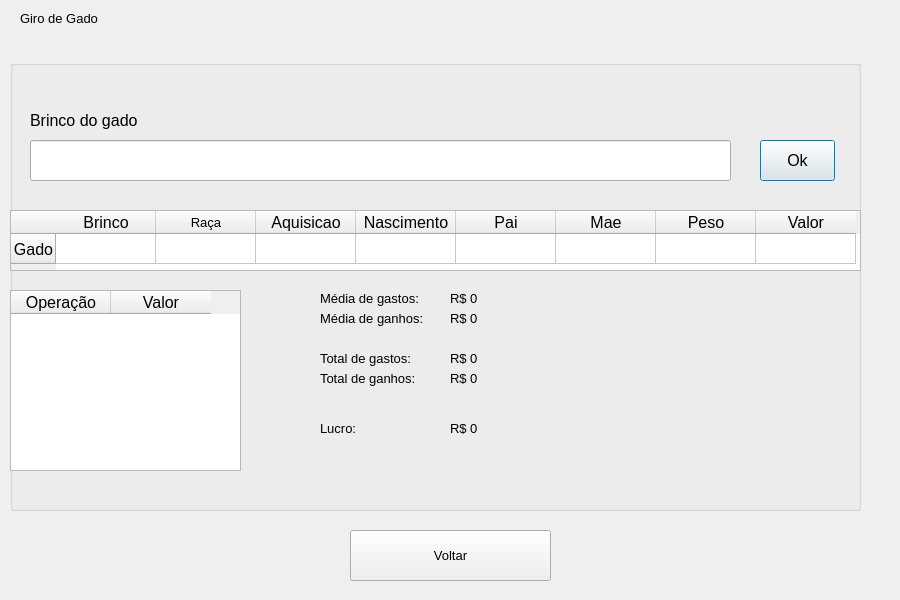
<?xml version="1.0" encoding="UTF-8"?>
<ui version="4.0">
 <class>CattleConsultScreen</class>
 <widget class="QDialog" name="CattleConsultScreen">
  <property name="geometry">
   <rect>
    <x>0</x>
    <y>0</y>
    <width>900</width>
    <height>600</height>
   </rect>
  </property>
  <property name="font">
   <font>
    <pointsize>10</pointsize>
   </font>
  </property>
  <property name="windowTitle">
   <string>Dialog</string>
  </property>
  <widget class="QLabel" name="labelTitle">
   <property name="geometry">
    <rect>
     <x>20</x>
     <y>10</y>
     <width>101</width>
     <height>16</height>
    </rect>
   </property>
   <property name="font">
    <font>
     <pointsize>10</pointsize>
    </font>
   </property>
   <property name="text">
    <string>Giro de Gado</string>
   </property>
  </widget>
  <widget class="QGroupBox" name="groupBox">
   <property name="geometry">
    <rect>
     <x>10</x>
     <y>60</y>
     <width>851</width>
     <height>451</height>
    </rect>
   </property>
   <property name="title">
    <string/>
   </property>
   <widget class="QTableWidget" name="cattleConsultTable">
    <property name="geometry">
     <rect>
      <x>0</x>
      <y>150</y>
      <width>851</width>
      <height>61</height>
     </rect>
    </property>
    <property name="font">
     <font>
      <pointsize>12</pointsize>
     </font>
    </property>
    <row>
     <property name="text">
      <string>Gado</string>
     </property>
     <property name="textAlignment">
      <set>AlignCenter</set>
     </property>
    </row>
    <column>
     <property name="text">
      <string>Brinco</string>
     </property>
    </column>
    <column>
     <property name="text">
      <string>Raça</string>
     </property>
     <property name="font">
      <font>
       <pointsize>10</pointsize>
      </font>
     </property>
    </column>
    <column>
     <property name="text">
      <string>Aquisicao</string>
     </property>
    </column>
    <column>
     <property name="text">
      <string>Nascimento</string>
     </property>
    </column>
    <column>
     <property name="text">
      <string>Pai</string>
     </property>
    </column>
    <column>
     <property name="text">
      <string>Mae</string>
     </property>
    </column>
    <column>
     <property name="text">
      <string>Peso</string>
     </property>
    </column>
    <column>
     <property name="text">
      <string>Valor</string>
     </property>
    </column>
    <item row="0" column="0">
     <property name="text">
      <string/>
     </property>
     <property name="textAlignment">
      <set>AlignCenter</set>
     </property>
     <property name="flags">
      <set>ItemIsSelectable|ItemIsDragEnabled|ItemIsDropEnabled|ItemIsUserCheckable|ItemIsEnabled</set>
     </property>
    </item>
    <item row="0" column="1">
     <property name="text">
      <string/>
     </property>
     <property name="font">
      <font>
       <family>MS Shell Dlg 2</family>
       <pointsize>10</pointsize>
      </font>
     </property>
     <property name="textAlignment">
      <set>AlignCenter</set>
     </property>
     <property name="flags">
      <set>ItemIsSelectable|ItemIsDragEnabled|ItemIsDropEnabled|ItemIsUserCheckable|ItemIsEnabled</set>
     </property>
    </item>
    <item row="0" column="2">
     <property name="text">
      <string/>
     </property>
     <property name="textAlignment">
      <set>AlignCenter</set>
     </property>
     <property name="flags">
      <set>ItemIsSelectable|ItemIsDragEnabled|ItemIsDropEnabled|ItemIsUserCheckable|ItemIsEnabled</set>
     </property>
    </item>
    <item row="0" column="3">
     <property name="text">
      <string/>
     </property>
     <property name="textAlignment">
      <set>AlignCenter</set>
     </property>
     <property name="flags">
      <set>ItemIsSelectable|ItemIsDragEnabled|ItemIsDropEnabled|ItemIsUserCheckable|ItemIsEnabled</set>
     </property>
    </item>
    <item row="0" column="4">
     <property name="text">
      <string/>
     </property>
     <property name="textAlignment">
      <set>AlignCenter</set>
     </property>
     <property name="flags">
      <set>ItemIsSelectable|ItemIsDragEnabled|ItemIsDropEnabled|ItemIsUserCheckable|ItemIsEnabled</set>
     </property>
    </item>
    <item row="0" column="5">
     <property name="text">
      <string/>
     </property>
     <property name="textAlignment">
      <set>AlignCenter</set>
     </property>
     <property name="flags">
      <set>ItemIsSelectable|ItemIsDragEnabled|ItemIsDropEnabled|ItemIsUserCheckable|ItemIsEnabled</set>
     </property>
    </item>
    <item row="0" column="6">
     <property name="text">
      <string/>
     </property>
     <property name="textAlignment">
      <set>AlignCenter</set>
     </property>
     <property name="flags">
      <set>ItemIsSelectable|ItemIsDragEnabled|ItemIsDropEnabled|ItemIsUserCheckable|ItemIsEnabled</set>
     </property>
    </item>
    <item row="0" column="7">
     <property name="text">
      <string/>
     </property>
     <property name="textAlignment">
      <set>AlignCenter</set>
     </property>
     <property name="flags">
      <set>ItemIsSelectable|ItemIsDragEnabled|ItemIsDropEnabled|ItemIsUserCheckable|ItemIsEnabled</set>
     </property>
    </item>
   </widget>
   <widget class="QLineEdit" name="inputCattleEarring">
    <property name="geometry">
     <rect>
      <x>20</x>
      <y>80</y>
      <width>701</width>
      <height>41</height>
     </rect>
    </property>
    <property name="font">
     <font>
      <pointsize>12</pointsize>
     </font>
    </property>
   </widget>
   <widget class="QLabel" name="labelCattleEarring">
    <property name="geometry">
     <rect>
      <x>20</x>
      <y>50</y>
      <width>221</width>
      <height>21</height>
     </rect>
    </property>
    <property name="font">
     <font>
      <pointsize>12</pointsize>
     </font>
    </property>
    <property name="text">
     <string>Brinco do gado </string>
    </property>
   </widget>
   <widget class="QPushButton" name="okButton">
    <property name="geometry">
     <rect>
      <x>750</x>
      <y>80</y>
      <width>75</width>
      <height>41</height>
     </rect>
    </property>
    <property name="font">
     <font>
      <pointsize>12</pointsize>
     </font>
    </property>
    <property name="text">
     <string>Ok</string>
    </property>
   </widget>
   <widget class="QTableWidget" name="cattleTransactionTable">
    <property name="geometry">
     <rect>
      <x>0</x>
      <y>230</y>
      <width>231</width>
      <height>181</height>
     </rect>
    </property>
    <property name="font">
     <font>
      <pointsize>12</pointsize>
     </font>
    </property>
    <column>
     <property name="text">
      <string>Operação</string>
     </property>
    </column>
    <column>
     <property name="text">
      <string>Valor</string>
     </property>
    </column>
   </widget>
   <widget class="QLabel" name="labelAverageSpending">
    <property name="geometry">
     <rect>
      <x>310</x>
      <y>230</y>
      <width>101</width>
      <height>16</height>
     </rect>
    </property>
    <property name="font">
     <font>
      <pointsize>10</pointsize>
     </font>
    </property>
    <property name="text">
     <string>Média de gastos:</string>
    </property>
   </widget>
   <widget class="QLabel" name="labelAverageEarnings">
    <property name="geometry">
     <rect>
      <x>310</x>
      <y>250</y>
      <width>111</width>
      <height>16</height>
     </rect>
    </property>
    <property name="text">
     <string>Média de ganhos:</string>
    </property>
   </widget>
   <widget class="QLabel" name="labelValueAverageSpending">
    <property name="geometry">
     <rect>
      <x>440</x>
      <y>230</y>
      <width>81</width>
      <height>16</height>
     </rect>
    </property>
    <property name="font">
     <font>
      <pointsize>10</pointsize>
     </font>
    </property>
    <property name="text">
     <string>R$ 0</string>
    </property>
   </widget>
   <widget class="QLabel" name="labelValueAverageEarnings">
    <property name="geometry">
     <rect>
      <x>440</x>
      <y>250</y>
      <width>81</width>
      <height>16</height>
     </rect>
    </property>
    <property name="text">
     <string>R$ 0</string>
    </property>
   </widget>
   <widget class="QLabel" name="labelProfit">
    <property name="geometry">
     <rect>
      <x>310</x>
      <y>360</y>
      <width>81</width>
      <height>16</height>
     </rect>
    </property>
    <property name="text">
     <string>Lucro:</string>
    </property>
   </widget>
   <widget class="QLabel" name="labelValueProfit">
    <property name="geometry">
     <rect>
      <x>440</x>
      <y>360</y>
      <width>81</width>
      <height>16</height>
     </rect>
    </property>
    <property name="text">
     <string>R$ 0</string>
    </property>
   </widget>
   <widget class="QLabel" name="labelTotalSpending">
    <property name="geometry">
     <rect>
      <x>310</x>
      <y>290</y>
      <width>101</width>
      <height>16</height>
     </rect>
    </property>
    <property name="text">
     <string>Total de gastos:</string>
    </property>
   </widget>
   <widget class="QLabel" name="labelValueTotalSpending">
    <property name="geometry">
     <rect>
      <x>440</x>
      <y>290</y>
      <width>81</width>
      <height>16</height>
     </rect>
    </property>
    <property name="text">
     <string>R$ 0</string>
    </property>
   </widget>
   <widget class="QLabel" name="labelTotalEarnings">
    <property name="geometry">
     <rect>
      <x>310</x>
      <y>310</y>
      <width>101</width>
      <height>16</height>
     </rect>
    </property>
    <property name="text">
     <string>Total de ganhos:</string>
    </property>
   </widget>
   <widget class="QLabel" name="labelValueTotalEarnings">
    <property name="geometry">
     <rect>
      <x>440</x>
      <y>310</y>
      <width>81</width>
      <height>16</height>
     </rect>
    </property>
    <property name="text">
     <string>R$ 0</string>
    </property>
   </widget>
  </widget>
  <widget class="QPushButton" name="backButton">
   <property name="geometry">
    <rect>
     <x>350</x>
     <y>530</y>
     <width>201</width>
     <height>51</height>
    </rect>
   </property>
   <property name="font">
    <font>
     <pointsize>10</pointsize>
    </font>
   </property>
   <property name="text">
    <string>Voltar</string>
   </property>
  </widget>
 </widget>
 <resources/>
 <connections/>
</ui>
